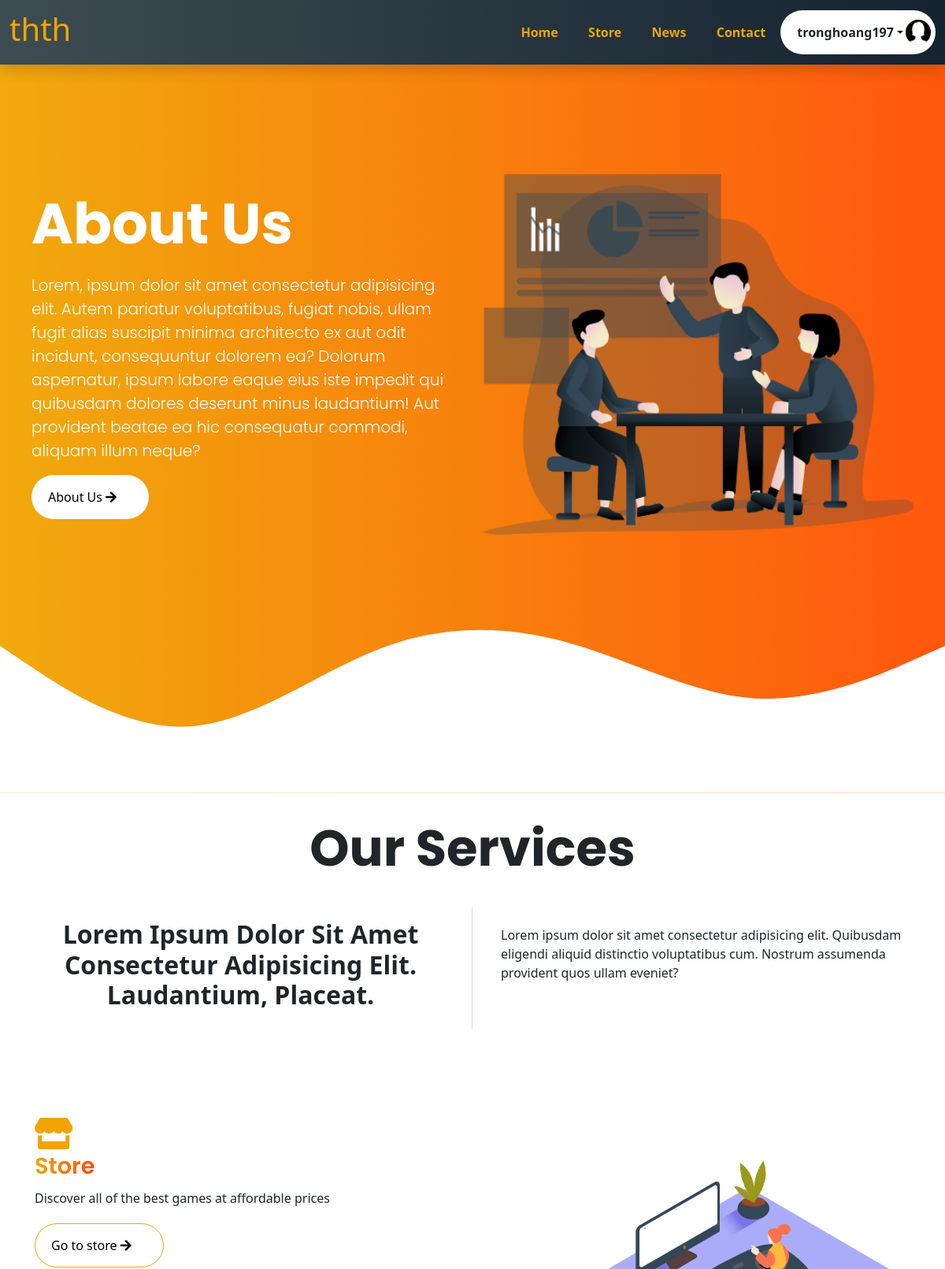
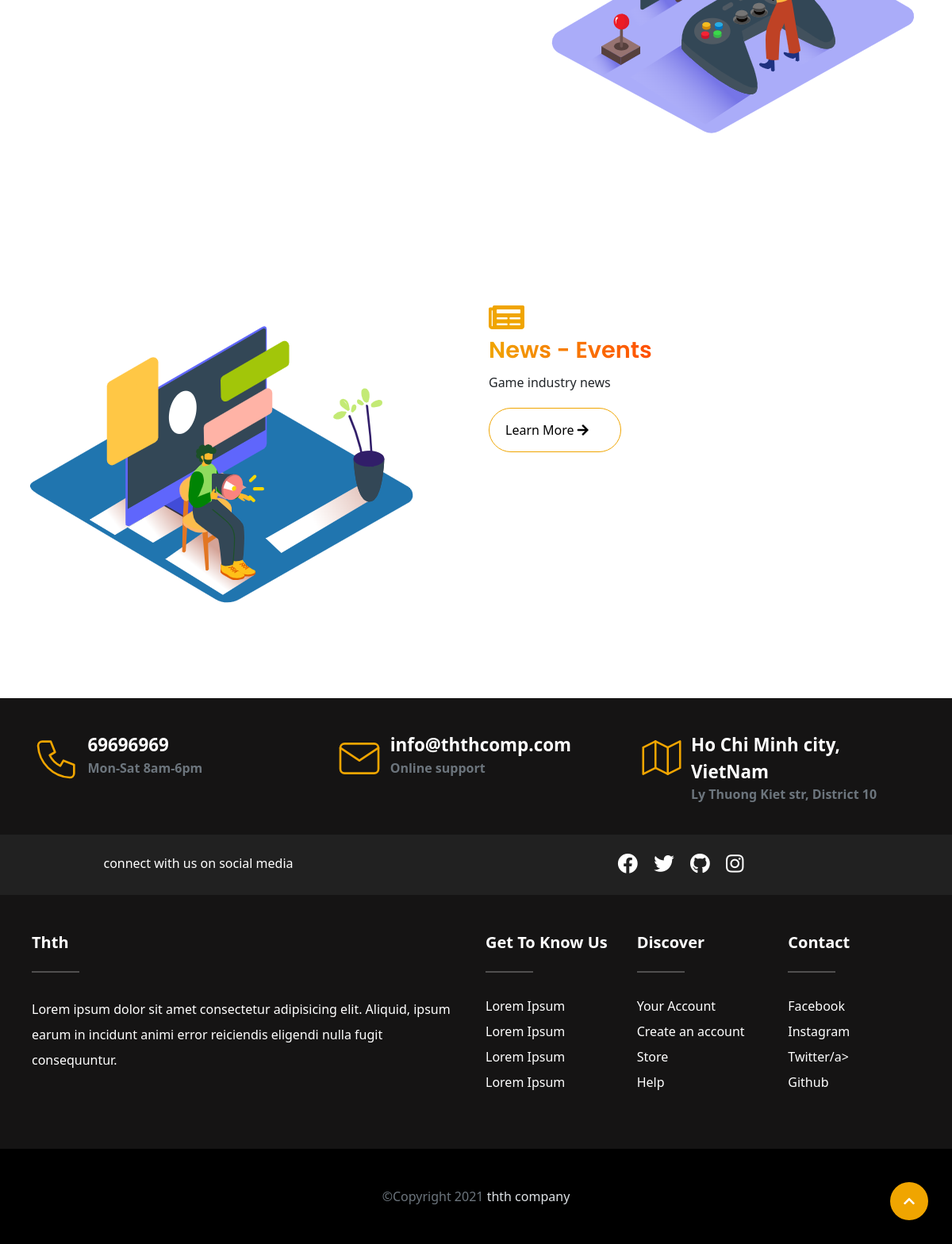
The page / (signed in) on the database its author committed (2 pictures, top to bottom).
### tables this page shows
CREATE TABLE `account` (
  `account_id` varchar(20) NOT NULL,
  `fullname` varchar(50) NOT NULL,
  `image` varchar(150) NOT NULL DEFAULT 'avatar.png',
  `password` varchar(20) NOT NULL,
  `email` varchar(50) NOT NULL,
  `birthday` date NOT NULL,
  `phonenumber` varchar(15) NOT NULL,
  `about` text DEFAULT NULL,
  `permission` int(11) NOT NULL DEFAULT 0,
  `status` int(11) NOT NULL DEFAULT 1
);

### config.php (called while the page is built, shortened)
<?php
function executeResult($sql)
{
    $conn = mysqli_connect(HOST, USERNAME, PASSWORD, DATABASE);
    $resultset = mysqli_query($conn, $sql);
    $list = [];
    while ($row = mysqli_fetch_array($resultset, 1)) {
        $list[] = $row;
    }
    return $list;
}

### check_login.php (the view, shortened to what this page needs)
<?php
    require_once('config.php');
    if (isset($_SESSION['username']))
    {
        $username = $_SESSION['username'];
        $sql = 'select * from `account`';
        $accountList = executeResult($sql);
        foreach($accountList as $std){
            if ($username === $std['account_id']){
            break;
            }
        }
            echo'
            <div id="myModal" class="modal">
                <div class="modal-content">
                    <div class="modal-header">
                        <h5 class="modal-title">Giỏ Hàng</h5>
                        <span class="close">&times;</span>
                    </div>
                    <div class="modal-body">
                        <div class="cart-row">
                            <span class="cart-item cart-header cart-column">Sản Phẩm</span>
                            <span class="cart-price cart-header cart-column">Giá</span>
                            <span class="cart-quantity cart-header cart-column">Action</span>
                        </div>
                        <div class="cart-items">
                        </div>
                        <div class="cart-total">
                            <strong class="cart-total-title">Tổng Cộng:</strong>
                            <span class="cart-total-price">0$</span>
                        </div>
                    </div>
                    <div class="modal-footer">
                        <button type="button" class="btn btn-rounded close-footer">Đóng</button>
                        <button type="button" class="btn btn-rounded order">Thanh Toán</button>
                    </div>
                </div>
            </div>
            <div type="button" class="rounded-pill btn-rounded">
            <b  class="d-flex align-items-center dropdown-toggle" id="dropdownUser1" data-bs-toggle="dropdown" aria-expanded="false">
                '.$std['account_id'].'
            </b>
            <span>
            <img src="./images/'.$std['image'].'" alt="" width="32" height="32" class="rounded-circle me-2">
            </span>
            <ul class="dropdown-menu dropdown-menu-dark text-small shadow" aria-labelledby="dropdownUser1">
                <li><a class="dropdown-item" id="cart">Cart</a></li>
                <li><a class="dropdown-item" href="./edit-profile.php">Profile</a></li>
                <li><hr class="dropdown-divider"></li>
                <li><a class="dropdown-item" href="./logout.php">Sign out</a></li>
            </ul>
            </div>
            <script>
                localStorage.setItem("username", "'.$username.'");
            </script>
            ';
    }
    ?>

### rows shown on the page
account: account_id "tronghoang197", image (picture)
